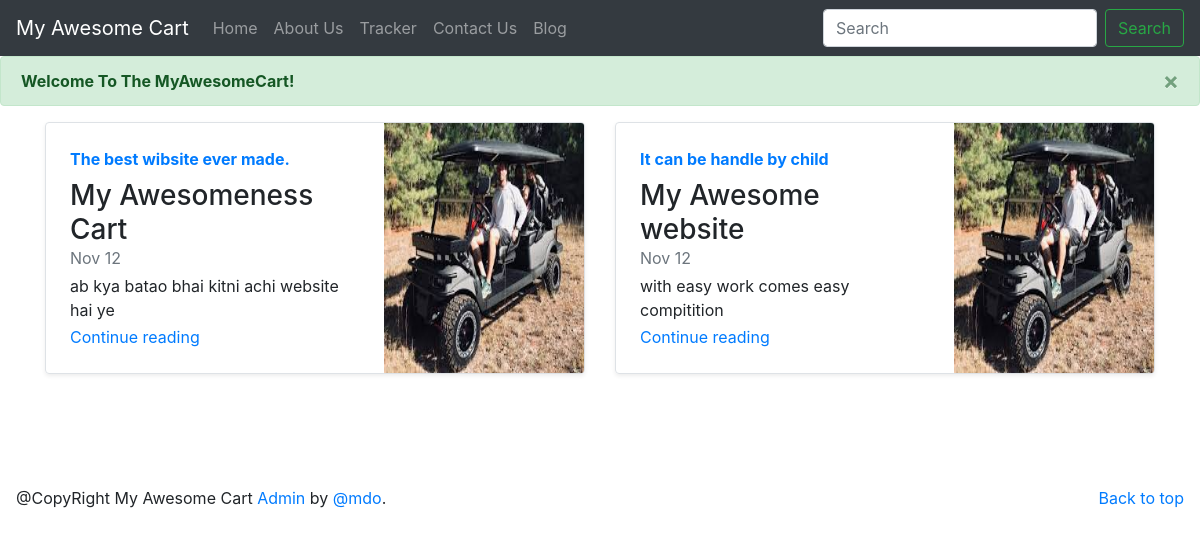
Screenshot of /blog/ with the database file from the repository.
### blog/models.py (models this page shows)
class Blogpost(models.Model):
    post_id = models.AutoField(primary_key=True)
    title = models.CharField(max_length=50)
    head0 = models.CharField(max_length=500, default="")
    chead0 = models.CharField(max_length=5000, default="")
    head1 = models.CharField(max_length=500, default="")
    chead1 = models.CharField(max_length=5000, default="")
    head2 = models.CharField(max_length=500, default="")
    chead2 = models.CharField(max_length=5000, default="")
    pub_date = models.DateField()
    thumbnail = models.ImageField(upload_to="blog/image", default="")
    def __str__(self):
        return self.title

### blog/views.py (the view)
# urls.py: path("",views.index, name="blogHome"),
def index(request):
    myposts = Blogpost.objects.all()
    print(myposts)
    return render(request, 'blog/index.html', {'myposts': myposts})

### blog/templates/blog/index.html (shortened to what this page needs)
{% extends 'blog/basic.html' %}
{% block body %}
<div class="container mt-3">
<div class="row my-2">
{% for item in myposts %}
    <div class="col-md-6">
      <div class="row no-gutters border rounded overflow-hidden flex-md-row mb-4 shadow-sm h-md-250 position-relative">
        <div class="col p-4 d-flex flex-column position-static">
          <strong class="d-inline-block mb-2 text-primary">{{item.head0}}</strong>
          <h3 class="mb-0">{{item.title}}</h3>
          <div class="mb-1 text-muted">Nov 12</div>
          <p class="card-text mb-auto">{{item.head1}}</p>
          <a href="blogpost/{{item.post_id}}" class="stretched-link">Continue reading</a>
        </div>
        <div class="col-auto d-none d-lg-block">
          <img src="/media/{{item.thumbnail}}" class="bd-placeholder-img" width="200" height="250" aria-label="Placeholder: Thumbnail"/>
        </div>
      </div>
    </div>
    {% if forloop.counter|divisibleby:2 %}
</div><div class="row my-2">
  {% endif %}
{% endfor %}
</div>
</div>
{% endblock %}

### rows the page displays
Blogpost: head0 "The best wibsite ever made.", title "My Awesomeness Cart", head1 "ab kya batao bhai kitni achi website hai ye", thumbnail (picture)
Blogpost: head0 "It can be handle by child", title "My Awesome website", head1 "with easy work comes easy compitition", thumbnail (picture)
